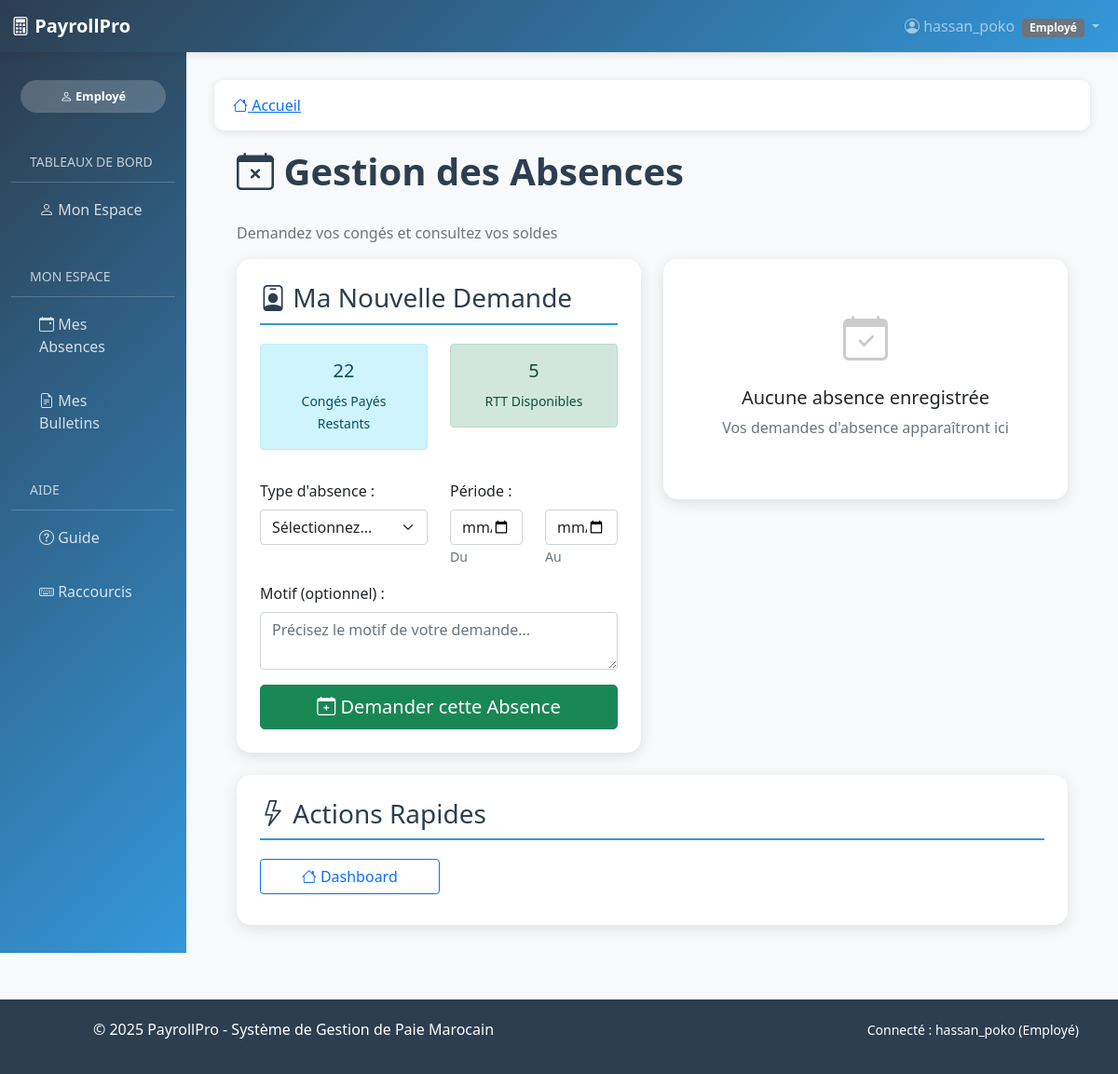
The app's page /absences/ (signed in), older data.
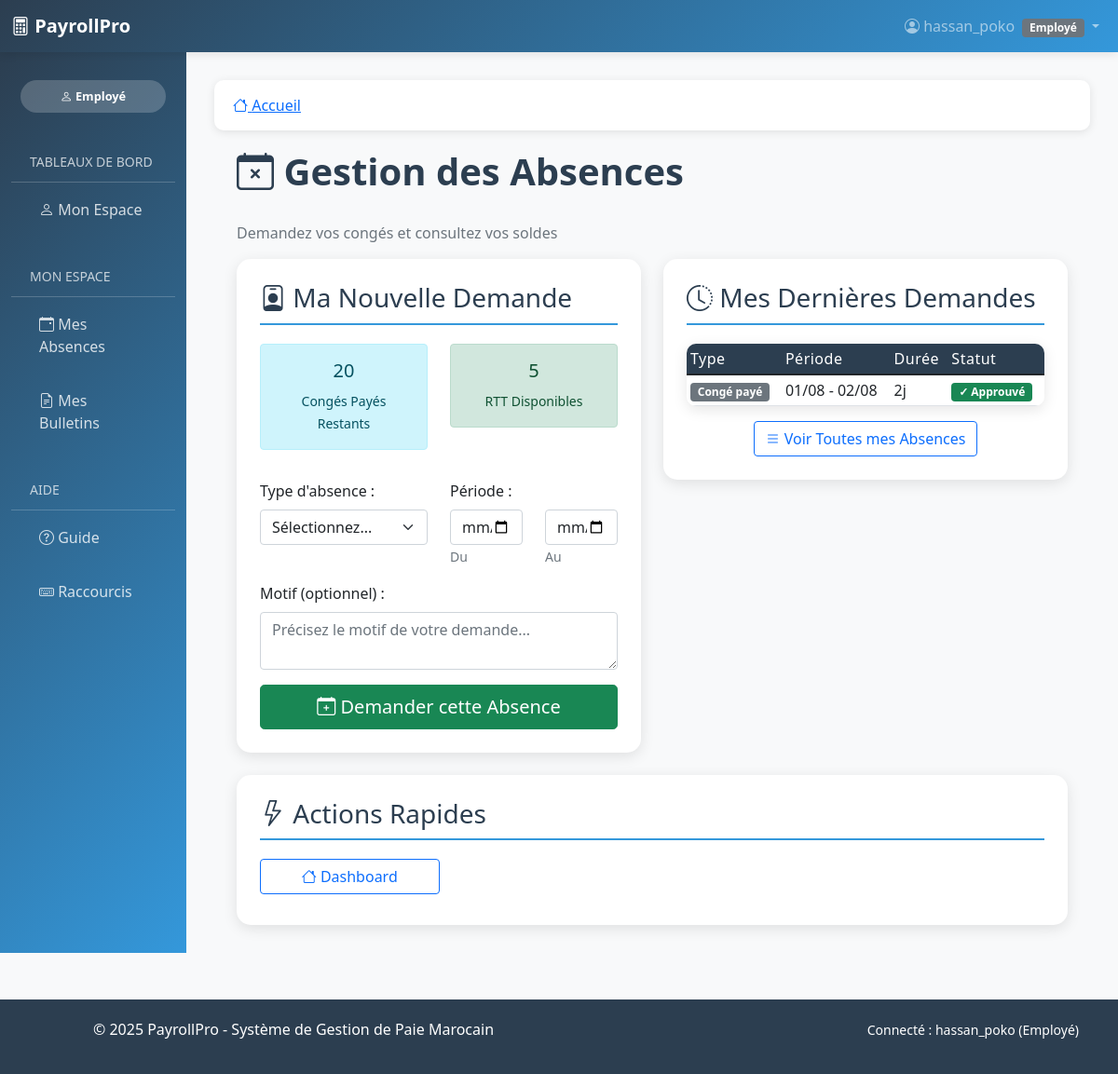
The same page, newer data.
### paie/models.py (models this page shows, shortened)
class Absence(models.Model):
    TYPE_ABSENCE_CHOICES = [
        ('CONGE', 'Congé payé'),
        ('MALADIE', 'Congé maladie'),
        ('MATERNITE', 'Congé maternité'),
        ('SANS_SOLDE', 'Congé sans solde'),
        ('RTT', 'Récupération temps de travail'),
        ('AUTRE', 'Autre'),
    ]
    STATUT_CHOICES = [
        ('EN_ATTENTE', 'En attente'),
        ('APPROUVE', 'Approuvé'),
        ('REFUSE', 'Refusé'),
        ('ANNULE', 'Annulé'),
    ]
    employe = models.ForeignKey(Employe, on_delete=models.CASCADE, related_name='absences')
    type_absence = models.CharField(max_length=20, choices=TYPE_ABSENCE_CHOICES)
    date_debut = models.DateField()
    date_fin = models.DateField()
    nombre_jours = models.IntegerField(help_text="Nombre de jours ouvrables")
    statut = models.CharField(max_length=20, choices=STATUT_CHOICES, default='EN_ATTENTE')
    approuve_par = models.ForeignKey(User, on_delete=models.SET_NULL, null=True, blank=True)
    date_approbation = models.DateTimeField(null=True, blank=True)
    motif = models.TextField(blank=True)
    note_rh = models.TextField(blank=True)
    impact_salaire = models.BooleanField(default=False, help_text="Décompte du salaire")
    date_creation = models.DateTimeField(auto_now_add=True)
    date_modification = models.DateTimeField(auto_now=True)
    class Meta:
        verbose_name = "Absence"
        verbose_name_plural = "Absences"
        ordering = ['-date_creation']

### paie/views.py (the view, shortened to what this page needs)
# urls.py: path('absences/', views.gestion_absences, name='gestion_absences'),
@login_required
@audit_action('CREATE', 'Demande absence - {type_absence}', target_model='Absence')
def gestion_absences(request):
    role = obtenir_role_utilisateur(request.user)
    gestionnaire = GestionnaireUtilisateurs()
    employe_actuel = gestionnaire.obtenir_employe_par_user(request.user)
    if role in ['admin', 'rh']:
        absences_en_attente = Absence.objects.filter(statut='EN_ATTENTE').count()
        absences_du_mois = Absence.objects.filter(
            date_debut__month=timezone.now().month,
            date_debut__year=timezone.now().year
        ).count()
        demandes_attente = Absence.objects.filter(statut='EN_ATTENTE').select_related('employe').order_by('-date_creation')[:10]
        role_utilisateur = 'rh'
    else:
        absences_en_attente = 0
        absences_du_mois = 0
        demandes_attente = []
        role_utilisateur = 'employe'
    if employe_actuel:
        mes_absences = Absence.objects.filter(employe=employe_actuel).order_by('-date_creation')[:5]
        from django.db.models import Sum
        conges_pris = Absence.objects.filter(
            employe=employe_actuel,
            type_absence='CONGE',
            statut='APPROUVE',
            date_debut__year=timezone.now().year
        ).aggregate(total=Sum('nombre_jours'))['total'] or 0
        solde_conges_restant = max(0, 22 - conges_pris)  # 22 jours de congés payés
        solde_rtt = 5      # RTT disponibles
    else:
        mes_absences = []
        solde_conges_restant = 0
        solde_rtt = 0
    context = {
        'role_utilisateur': role_utilisateur,
        'employe_actuel': employe_actuel,
        'absences_en_attente': absences_en_attente,
        'absences_du_mois': absences_du_mois,
        'demandes_attente': demandes_attente,
        'mes_absences': mes_absences,
        'solde_conges_restant': solde_conges_restant,
        'solde_rtt': solde_rtt,
        'message': None,
        'erreur': None,
        'user_role': role,
    }
    return render(request, 'paie/gestion_absences.html', context)

### paie/models.py (called while the page is built)
    def est_rh(self):
        return self.role_systeme == 'RH'

### paie/user_management.py (called while the page is built)
def obtenir_role_utilisateur(user):
    if user.is_superuser:
        return 'admin'
    gestionnaire = GestionnaireUtilisateurs()
    employe = gestionnaire.obtenir_employe_par_user(user)
    if employe:
        if employe.est_rh():
            return 'rh'
        else:
            return 'employe'
    return 'inconnu'

    def obtenir_employe_par_user(self, user):
        try:
            return Employe.objects.get(user=user)
        except Employe.DoesNotExist:
            return None

### paie/templates/paie/gestion_absences.html (shortened to what the changed rows need)
{% extends 'paie/base.html' %}
{% block content %}
<div class="container-fluid">
    <div class="row">
        <div class="col-12">
            <h1 class="page-title">
                <i class="bi bi-calendar-x"></i> Gestion des Absences
            </h1>
        </div>
    </div>
    <div class="row">
        <div class="col-lg-6">
            {% if employe_actuel %}
            <div class="stats-card">
                <h3 class="section-title">
                    <i class="bi bi-person-badge"></i>
                    {% if role_utilisateur == 'rh' %}
                        Nouvelle Demande (Test - {{ employe_actuel.nom_complet }})
                    {% else %}
                        Ma Nouvelle Demande
                    {% endif %}
                </h3>
                <div class="row mb-3">
                    <div class="col-md-6">
                        <div class="alert alert-info text-center">
                            <h5>{{ solde_conges_restant }}</h5>
                            <small>Congés Payés Restants</small>
                        </div>
                    </div>
                    <div class="col-md-6">
                        <div class="alert alert-success text-center">
                            <h5>{{ solde_rtt }}</h5>
                            <small>RTT Disponibles</small>
                        </div>
                    </div>
                </div>
                <form method="post">
                    <div class="row">
                        <div class="col-md-6 mb-3">
                            <label for="type_absence" class="form-label">Type d'absence :</label>
                            <select name="type_absence" id="type_absence" class="form-select" required>
                                <option value="">Sélectionnez...</option>
                            </select>
                        </div>
                        <div class="col-md-6 mb-3">
                            <label class="form-label">Période :</label>
                            <div class="row">
                                <div class="col-6">
                                    <input type="date" name="date_debut" class="form-control" required>
                                    <small class="text-muted">Du</small>
                                </div>
                                <div class="col-6">
                                    <input type="date" name="date_fin" class="form-control" required>
                                    <small class="text-muted">Au</small>
                                </div>
                            </div>
                        </div>
                    </div>
                    <div class="mb-3">
                        <label for="motif" class="form-label">Motif (optionnel) :</label>
                        <textarea name="motif" id="motif" class="form-control" rows="2"
                                  placeholder="Précisez le motif de votre demande..."></textarea>
                    </div>
                    <div class="d-grid">
                        <button type="submit" class="btn btn-success btn-lg">
                            <i class="bi bi-calendar-plus"></i> Demander cette Absence
                        </button>
                    </div>
                </form>
            </div>
            {% else %}
            <div class="alert alert-warning">
                <h5><i class="bi bi-exclamation-triangle"></i> Aucun employé trouvé</h5>
                <p>Veuillez d'abord ajouter des employés pour utiliser la gestion des absences.</p>
                <a href="/admin/paie/employe/add/" class="btn btn-primary">Ajouter un employé</a>
            </div>
            {% endif %}
        </div>
        <div class="col-lg-6">
            {% if mes_absences %}
            <div class="stats-card">
                <h3 class="section-title">
                    <i class="bi bi-clock-history"></i>
                    {% if role_utilisateur == 'rh' %}
                        Dernières Demandes ({{ employe_actuel.nom_complet }})
                    {% else %}
                        Mes Dernières Demandes
                    {% endif %}
                </h3>
                <div class="table-responsive">
                    <table class="table table-sm">
                        <thead>
                            <tr>
                                <th>Type</th>
                                <th>Période</th>
                                <th>Durée</th>
                                <th>Statut</th>
                            </tr>
                        </thead>
                        <tbody>
                            {% for absence in mes_absences %}
                            <tr>
                                <td>
                                    <span class="badge bg-secondary">{{ absence.get_type_absence_display }}</span>
                                </td>
                                <td>
                                    {{ absence.date_debut|date:"d/m" }} - {{ absence.date_fin|date:"d/m" }}
                                </td>
                                <td>{{ absence.nombre_jours }}j</td>
                                <td>
                                    {% if absence.statut == 'APPROUVE' %}
                                        <span class="badge bg-success">✓ Approuvé</span>
                                    {% elif absence.statut == 'REFUSE' %}
                                        <span class="badge bg-danger">✗ Refusé</span>
                                    {% else %}
                                        <span class="badge bg-warning">⏳ En attente</span>
                                    {% endif %}
                                </td>
                            </tr>
                            {% endfor %}
                        </tbody>
                    </table>
                </div>
                <div class="text-center mt-3">
                    <a href="#" class="btn btn-outline-primary">
                        <i class="bi bi-list"></i> Voir Toutes mes Absences
                    </a>
                </div>
            </div>
            {% else %}
            <div class="stats-card">
                <div class="text-center py-4">
                    <i class="bi bi-calendar-check" style="font-size: 3rem; color: #ccc;"></i>
                    <h5 class="mt-3">Aucune absence enregistrée</h5>
                    <p class="text-muted">Vos demandes d'absence apparaîtront ici</p>
                </div>
            </div>
            {% endif %}
        </div>
    </div>
</div>
{% endblock %}

Row changes from the older to the newer data that the page shows:
added Absence: type_absence "Congé payé", date_debut "01/08", date_fin "02/08", nombre_jours "2", statut "✓ Approuvé"
Text that changed along with them:
{{ solde_conges_restant }}: "22" → "20"
text no longer shown: "Aucune absence enregistrée Vos demandes d'absence apparaîtront ici"
text now shown: "Mes Dernières Demandes Type Période Durée Statut Voir Toutes mes Absences"
